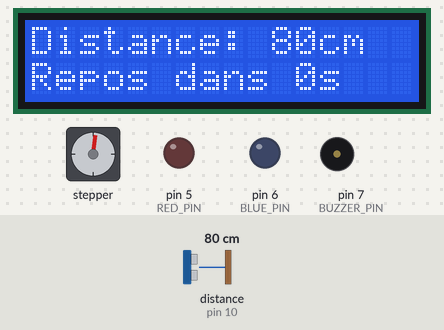
Bench run of a sketch on a simulated Arduino Uno, built with avr-gcc and run on an emulated ATmega328P. Shown: 16×2 character LCD, stepper motor, output pins drawn as LEDs (lit = HIGH), buzzer (waves = sounding). Dashed ring = blinking. The inputs (shaded band) are chosen by the test bench; at power-on: distance to the obstacle (sensor on pin 10) 80 cm. The echo pulse lasts 58.3 µs per cm; stepper angles assume 2048 steps per turn; what the sketch prints to the serial monitor is not drawn.

Above: at 3.2 s.
3.3 s: distance to the obstacle (sensor on pin 10) set to 2 cm
At 3.66 s:
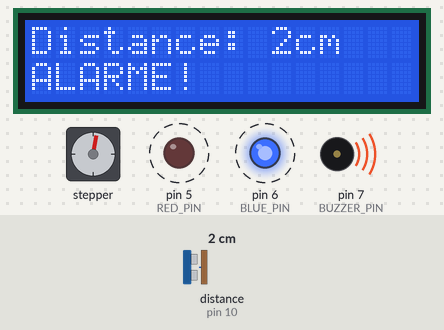
5.6 s: distance to the obstacle (sensor on pin 10) set to 4 cm
At 6.09 s:
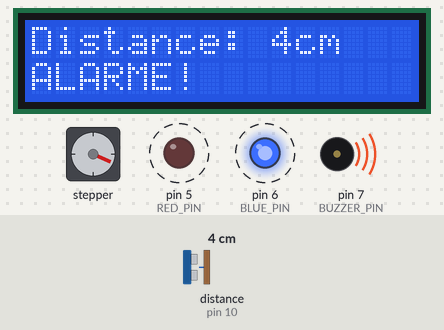
8.0 s: distance to the obstacle (sensor on pin 10) set to 35 cm
At 8.71 s:
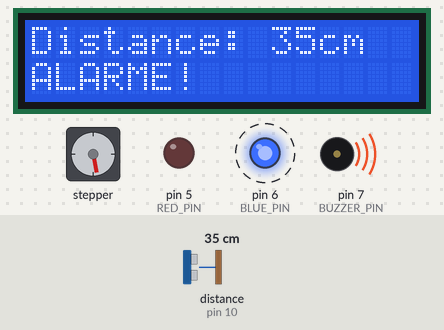
11.0 s: distance to the obstacle (sensor on pin 10) set to 250 cm
At 11.2 s:
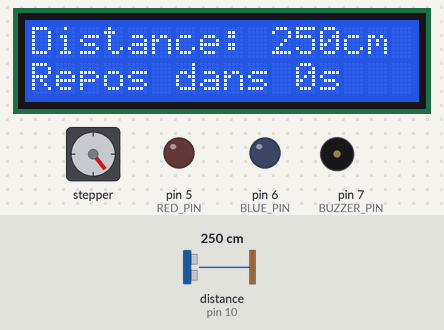
12.9 s: distance to the obstacle (sensor on pin 10) set to 9 cm
At 14.56 s:
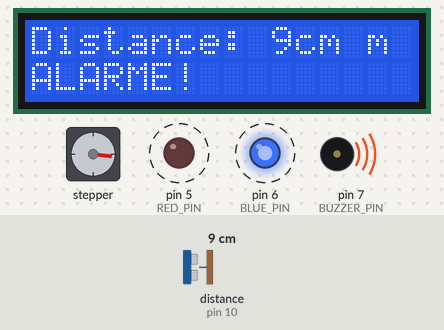
15.1 s: distance to the obstacle (sensor on pin 10) set to 11 cm
At 17.47 s:
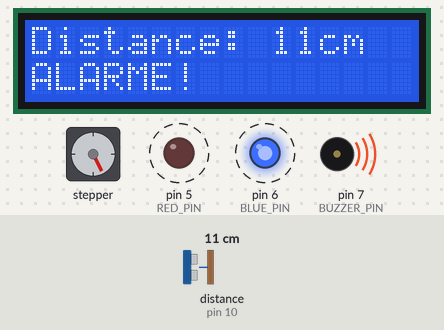
Timing chart, 0 to 65.6 s (numbered marks = the images above; inputs shaded):
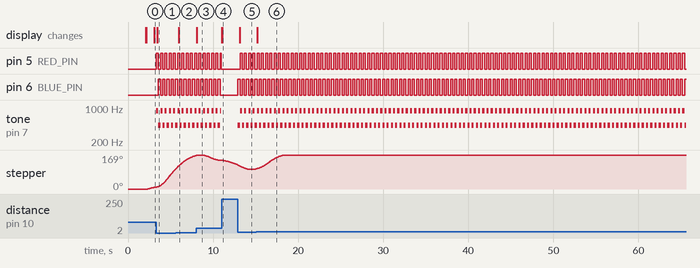

The sketch:

maison_intelligente.ino
```cpp
#include <AccelStepper.h>
#include <Wire.h>
#include <LCD_I2C.h>
#include <HCSR04.h>

// --- Constantes ---
#define TRIGGER_PIN 9
#define ECHO_PIN 10
#define IN_1 30
#define IN_2 31
#define IN_3 32
#define IN_4 33
#define RED_PIN 5
#define BLUE_PIN 6
#define BUZZER_PIN 7

const int stepsPerRevolution = 2048;
const int angleMin = 10;
const int angleMax = 170;
const float angleTolerance = 1.0;
const int DISTANCE_ALARME = 15;
const int DISTANCE_MAX = 400;  // Distance max par défaut si rien détecté

// --- Objets globaux ---
LCD_I2C lcd(0x27, 16, 2);
HCSR04 hc(TRIGGER_PIN, ECHO_PIN);
AccelStepper myStepper(AccelStepper::HALF4WIRE, IN_1, IN_3, IN_2, IN_4);

// --- Variables globales ---
int distance = 0;
float angle = 0;
bool alarmActive = false;
unsigned long lastDetectionTime = 0;
unsigned long currentTime = 0;

enum AppState { STOP, RUNNING };
AppState appState = RUNNING;

#pragma region Fonctions Utilitaires
int angleToSteps(float angle) {
  return (angle * stepsPerRevolution) / 360.0;
}

float mapFloat(float x, float in_min, float in_max, float out_min, float out_max) {
  return (x - in_min) * (out_max - out_min) / (in_max - in_min) + out_min;
}

float calculerAngleDepuisDistance(int d) {
  if (d <= 30) return angleMax;
  if (d >= 60) return angleMin;
  return mapFloat(d, 30, 60, angleMax, angleMin);
}
#pragma endregion

#pragma region Tâches

void measureAndControlTask(unsigned long ct) {
  static unsigned long lastTime = 0;
  const unsigned long rate = 50;
  if (ct - lastTime < rate) return;
  lastTime = ct;

  int d = hc.dist();
  if (d == 0 || d > DISTANCE_MAX) {
    distance = DISTANCE_MAX;
  } else {
    distance = d;
  }

  angle = calculerAngleDepuisDistance(distance);
  myStepper.moveTo(angleToSteps(angle));

  if (distance <= DISTANCE_ALARME) {
    lastDetectionTime = ct;
    alarmActive = true;
  } else {
    if (ct - lastDetectionTime > 3000) {
      alarmActive = false;
    }
  }
}

void alarmTask(unsigned long ct) {
  static unsigned long lastToggleTime = 0;
  static bool ledState = false;
  const unsigned long blinkRate = 250;

  if (alarmActive) {
    if (ct - lastToggleTime >= blinkRate) {
      lastToggleTime = ct;
      ledState = !ledState;
      digitalWrite(RED_PIN, ledState ? HIGH : LOW);
      digitalWrite(BLUE_PIN, ledState ? LOW : HIGH);

      tone(BUZZER_PIN, ledState ? 880 : 440); // Sirène de police
    }
  } else {
    digitalWrite(RED_PIN, LOW);
    digitalWrite(BLUE_PIN, LOW);
    noTone(BUZZER_PIN);
  }
}

void displayTask(unsigned long ct) {
  static unsigned long lastTime = 0;
  const unsigned long rate = 100;

  if (ct - lastTime < rate) return;
  lastTime = ct;

  lcd.setCursor(0, 0);
  lcd.print("Distance:     ");
  lcd.setCursor(10, 0);
  lcd.print(distance);
  lcd.print("cm ");

  lcd.setCursor(0, 1);
  if (alarmActive) {
    lcd.print("ALARME!         ");
  } else if (distance == DISTANCE_MAX) {
    lcd.print("Hors portée     ");
  } else {
    int secondsLeft = max(0, 3 - (int)((ct - lastDetectionTime) / 1000));
    lcd.print("Repos dans ");
    lcd.print(secondsLeft);
    lcd.print("s");
  }
}

void serialTask(unsigned long ct) {
  static unsigned long lastTime = 0;
  const unsigned long rate = 100;

  if (ct - lastTime < rate) return;
  lastTime = ct;

  Serial.print("etd:2411160,dist:");
  Serial.print(distance);
  Serial.print(",deg:");
  Serial.println(angle, 1);
}
#pragma endregion

#pragma region États
void runningState(unsigned long ct) {
  static bool firstTime = true;
  if (firstTime) {
    firstTime = false;
    return;
  }

  measureAndControlTask(ct);
  alarmTask(ct);
  displayTask(ct);
  serialTask(ct);
}
#pragma endregion

void stateManager(unsigned long ct) {
  switch (appState) {
    case STOP:
      break;
    case RUNNING:
      runningState(ct);
      break;
  }
}

#pragma region setup-loop
void setup() {
  Serial.begin(115200);
  lcd.begin();
  lcd.backlight();

  pinMode(RED_PIN, OUTPUT);
  pinMode(BLUE_PIN, OUTPUT);
  pinMode(BUZZER_PIN, OUTPUT);
  digitalWrite(RED_PIN, LOW);
  digitalWrite(BLUE_PIN, LOW);
  digitalWrite(BUZZER_PIN, LOW);

  // Splash screen
  unsigned long startTime = millis() + 2000;
  while (millis() < startTime) {
    lcd.setCursor(0, 0);
    lcd.print("2411160");
    lcd.setCursor(0, 1);
    lcd.print("Labo 4A");
  }
  lcd.clear();

  myStepper.setMaxSpeed(500);
  myStepper.setAcceleration(200);
  myStepper.setSpeed(200);
  myStepper.setCurrentPosition(0);
}

void loop() {
  currentTime = millis();
  myStepper.run(); // Pour AccelStepper
  stateManager(currentTime);
}
#pragma endregion
```

Measured:
- the behaviour switches between 9 and 10 cm on distance to the obstacle (sensor on pin 10) (found by bisection; images 5 and 6)
- after the input at 3.3 s, pin 5 (RED_PIN): alternates HIGH for 0.25 s and LOW for 0.25 s, starting at once; pin 6 (BLUE_PIN): alternates HIGH for 0.25 s and LOW for 0.25 s, starting after 0.28 s
- after the input at 5.6 s, the display: changes after 0.34 s (image 2)
- after the input at 8.0 s, the display: changes after 0.10 s (image 3)
- after the input at 11.0 s, stepper: keeps turning counter-clockwise at about 13°/s, starting after 0.08 s; the display: first differs from a run without the input after 0.10 s (image 4)
- after the input at 12.9 s, pin 5 (RED_PIN): alternates HIGH for 0.25 s and LOW for 0.25 s, starting after 0.27 s; pin 6 (BLUE_PIN): alternates HIGH for 0.25 s and LOW for 0.25 s, starting at once; tone on pin 7 (BUZZER_PIN): alternates 880 Hz for 0.25 s and 440 Hz for 0.25 s, starting at once; the display: changes after 0.22 s (image 5)
- after the input at 15.1 s, the display: changes after 0.12 s (image 6)
- by itself, stepper: keeps turning clockwise at about 10°/s
